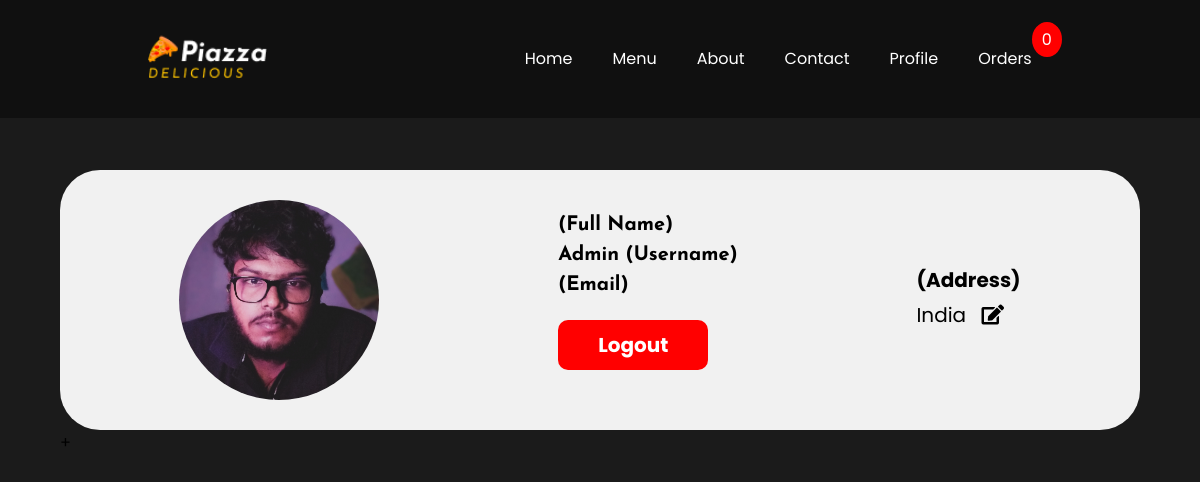
/profile/ (signed in), run on the app's committed database.
### Home/models.py (models this page shows, shortened)
class Profile(models.Model):
    User = models.ForeignKey(User, on_delete=models.CASCADE, blank=True, null=True)
    profile_Image = models.ImageField(upload_to="images", default="images/defaultuser.png", blank=True, null=True)

class Address(models.Model):
    User = models.ForeignKey(User, on_delete=models.CASCADE, blank=True, null=True)
    address = models.CharField(max_length=100)

### Home/views.py (the view, shortened to what this page needs)
# urls.py: path('profile/', views.profile, name="profile"),
def profile(request):
    try:
        if request.user.is_authenticated:
            current_user = request.user
            form = ProfileForm(instance=current_user)
            profile_obj = Profile.objects.filter(User = current_user)
            if profile_obj:
                profile_image_display = profile_obj.last()
                profile_image_url = profile_image_display.profile_Image
            else:
                profile_image_url = "images/defaultuser.png"
            address = Address.objects.filter(User=current_user).first()
            if address:
                address_display = address.address
            else:
                address_display = "Please Provide Your Current Address"
            context = {
                'profile_image_url':profile_image_url,
                'form':form,
                'address_display':address_display,
            }
            return render(request, "Home/profile.html", context)
    except Exception:
        return redirect("profile")

### templates/Home/profile.html (shortened to what this page needs)
{% extends 'base.html' %}
{% load static %}
{% block body %}
<section id="profile">
    <div class="profile__contaier">
        <div class="image__box__profile">
            <div class="image__container">
                <img src="/media/{{profile_image_url}}/" alt="">
            </div>
            <div class="details">
            <h4>{{request.user.first_name}} {{request.user.last_name}} (Full Name)</h4>
            <h4>{{request.user.username}} (Username)</h4>
            <h4>{{request.user.email}} (Email)</h4>
            <form action="/logout/" method="POST">
                <button type="submit">Logout</button>
            </form>
        </div>
        <div class="address">
            <div>
                <h4>(Address)</h4>
                <p>{{address_display}}  <i class="fas fa-edit address_edit" aria-hidden="true"></i></p>
            </div>
        </div>
    </div>
</div>
+
</section>
{% endblock body %}

### static/css/index.css (style rules this page uses)
* { margin: 0; padding: 0; box-sizing: border-box; font-family: "Poppins"; }
html { scroll-behavior: smooth; }
body { background: linear-gradient(rgba(0, 0, 0, 0.6), rgba(0, 0, 0, 0.6)), url("./static/images/bg.webp"); background-repeat: none; background-position: center; background-size: cover; background-attachment: fixed; min-height: 100vh; }
i { color: #fff; }
#profile { width: 100%; min-height: 100vh; background: rgb(27, 27, 27); padding: 0 60px; padding-top: 170px; }
#profile .profile__contaier { width: 100%; background: #f1f1f1; padding: 30px; border-radius: 40px; }
#profile .profile__contaier .image__box__profile { display: flex; justify-content: space-around; align-items: center; }
#profile .profile__contaier .image__box__profile .image__container { width: 200px; height: 200px; overflow: hidden; border-radius: 50%; cursor: pointer; position: relative; }
#profile .profile__contaier .image__box__profile .image__container img { width: 100%; height: 100%; object-fit: cover; object-position: center; }
#profile .profile__contaier .image__box__profile .details h4 { font-family: "Josefin Sans"; font-size: 20px; line-height: 30px; }
#profile .profile__contaier .image__box__profile .details form { padding: 20px 0; }
#profile .profile__contaier .image__box__profile .details form button { border: none; outline: none; background: red; color: #fff; padding: 10px 40px; font-size: 20px; font-weight: bold; border-radius: 10px; cursor: pointer; }
#profile .profile__contaier .image__box__profile .address { font-size: 20px; }
#profile .profile__contaier .image__box__profile .address i { color: #000; padding: 10px; cursor: pointer; transition: all 0.4s ease; }

### data on the page
Profile: profile_Image (picture)
Address: address "India"

### other printed values
{{ request.user.username }} "Admin"
